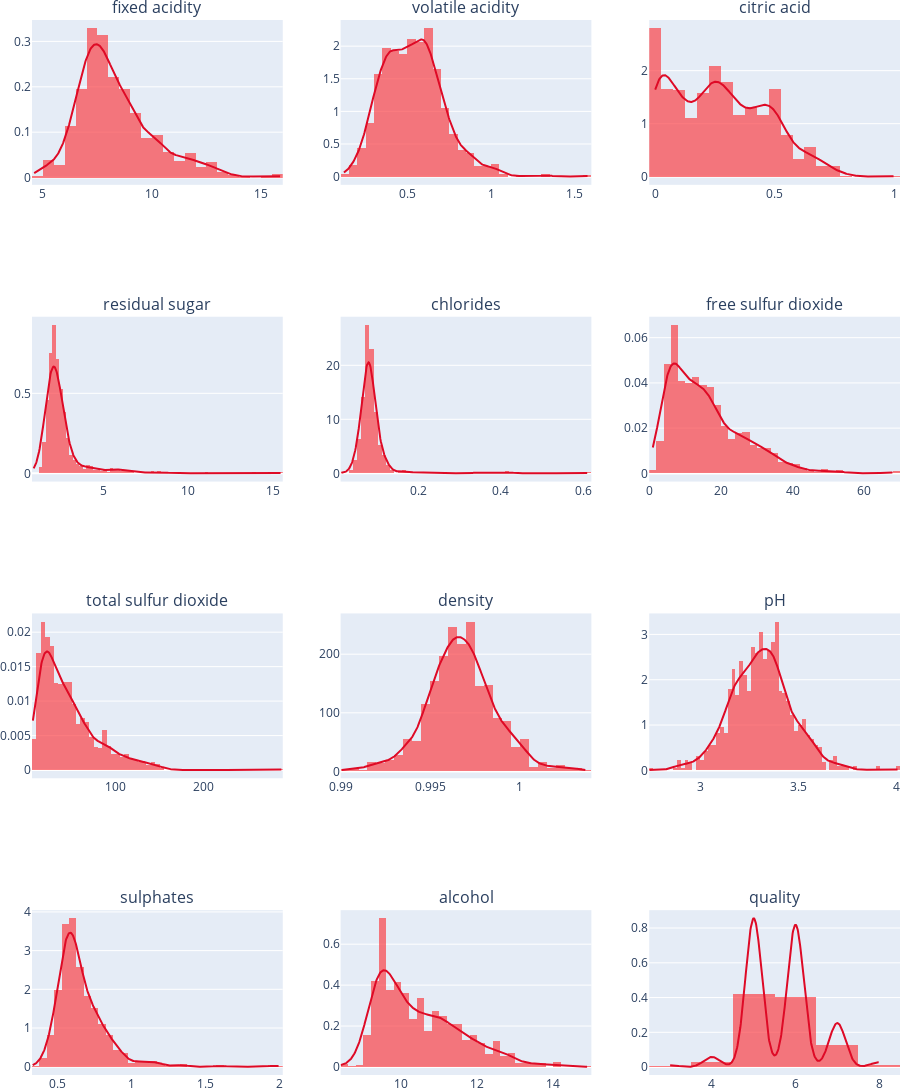

Source (notebook cell):
### Markdown cell above
Now, let's visualize the spread of data on the specified variables.

### Code cell
from plotly.figure_factory import create_distplot

fig = make_subplots(rows = 4, cols = 3, subplot_titles = data.columns)

for j, i in enumerate(data.columns):
    fig2 = create_distplot([data[i].values], [i])
    fig2.data[0].autobinx = True
    fig.add_trace(graph_objects.Histogram(fig2['data'][0], marker_color='#f94449'), row=j//3 + 1, col=j%3 + 1)
    fig.add_trace(graph_objects.Scatter(fig2['data'][1], marker_color='#de0a26'), row=j//3 + 1, col=j%3 + 1)

fig.update_layout(height=1200, showlegend=False, margin={"l": 0, "r": 0, "t": 20, "b": 0})
fig.show()

### Figure 1 — Plotly figure (JSON) as saved in the notebook; plotly's stock layout.template omitted (floating-point values rounded to 4 significant figures; data arrays with more than 128 entries replaced by an {"elided": "..."} marker saying what was removed)
{"data": [{"autobinx": true, "histnorm": "probability density", "legendgroup": "fixed acidity", "marker": {"color": "#f94449"}, "name": "fixed acidity", "opacity": 0.7, "type": "histogram", "x": {"elided": "1143 float values"}, "xaxis": "x", "xbins": {"end": 15.9, "size": 1, "start": 4.6}, "yaxis": "y"}, {"legendgroup": "fixed acidity", "marker": {"color": "#de0a26"}, "mode": "lines", "name": "fixed acidity", "showlegend": false, "type": "scatter", "x": {"elided": "500 float values"}, "xaxis": "x", "y": {"elided": "500 float values"}, "yaxis": "y"}, {"autobinx": true, "histnorm": "probability density", "legendgroup": "volatile acidity", "marker": {"color": "#f94449"}, "name": "volatile acidity", "opacity": 0.7, "type": "histogram", "x": {"elided": "1143 float values"}, "xaxis": "x2", "xbins": {"end": 1.58, "size": 1, "start": 0.12}, "yaxis": "y2"}, {"legendgroup": "volatile acidity", "marker": {"color": "#de0a26"}, "mode": "lines", "name": "volatile acidity", "showlegend": false, "type": "scatter", "x": {"elided": "500 float values"}, "xaxis": "x2", "y": {"elided": "500 float values"}, "yaxis": "y2"}, {"autobinx": true, "histnorm": "probability density", "legendgroup": "citric acid", "marker": {"color": "#f94449"}, "name": "citric acid", "opacity": 0.7, "type": "histogram", "x": {"elided": "1143 float values"}, "xaxis": "x3", "xbins": {"end": 1, "size": 1, "start": 0}, "yaxis": "y3"}, {"legendgroup": "citric acid", "marker": {"color": "#de0a26"}, "mode": "lines", "name": "citric acid", "showlegend": false, "type": "scatter", "x": {"elided": "500 float values"}, "xaxis": "x3", "y": {"elided": "500 float values"}, "yaxis": "y3"}, {"autobinx": true, "histnorm": "probability density", "legendgroup": "residual sugar", "marker": {"color": "#f94449"}, "name": "residual sugar", "opacity": 0.7, "type": "histogram", "x": {"elided": "1143 float values"}, "xaxis": "x4", "xbins": {"end": 15.5, "size": 1, "start": 0.9}, "yaxis": "y4"}, {"legendgroup": "residual sugar", "marker": {"color": "#de0a26"}, "mode": "lines", "name": "residual sugar", "showlegend": false, "type": "scatter", "x": {"elided": "500 float values"}, "xaxis": "x4", "y": {"elided": "500 float values"}, "yaxis": "y4"}, {"autobinx": true, "histnorm": "probability density", "legendgroup": "chlorides", "marker": {"color": "#f94449"}, "name": "chlorides", "opacity": 0.7, "type": "histogram", "x": {"elided": "1143 float values"}, "xaxis": "x5", "xbins": {"end": 0.611, "size": 1, "start": 0.012}, "yaxis": "y5"}, {"legendgroup": "chlorides", "marker": {"color": "#de0a26"}, "mode": "lines", "name": "chlorides", "showlegend": false, "type": "scatter", "x": {"elided": "500 float values"}, "xaxis": "x5", "y": {"elided": "500 float values"}, "yaxis": "y5"}, {"autobinx": true, "histnorm": "probability density", "legendgroup": "free sulfur dioxide", "marker": {"color": "#f94449"}, "name": "free sulfur dioxide", "opacity": 0.7, "type": "histogram", "x": {"elided": "1143 float values"}, "xaxis": "x6", "xbins": {"end": 68, "size": 1, "start": 1}, "yaxis": "y6"}, {"legendgroup": "free sulfur dioxide", "marker": {"color": "#de0a26"}, "mode": "lines", "name": "free sulfur dioxide", "showlegend": false, "type": "scatter", "x": {"elided": "500 float values"}, "xaxis": "x6", "y": {"elided": "500 float values"}, "yaxis": "y6"}, {"autobinx": true, "histnorm": "probability density", "legendgroup": "total sulfur dioxide", "marker": {"color": "#f94449"}, "name": "total sulfur dioxide", "opacity": 0.7, "type": "histogram", "x": {"elided": "1143 float values"}, "xaxis": "x7", "xbins": {"end": 289, "size": 1, "start": 6}, "yaxis": "y7"}, {"legendgroup": "total sulfur dioxide", "marker": {"color": "#de0a26"}, "mode": "lines", "name": "total sulfur dioxide", "showlegend": false, "type": "scatter", "x": {"elided": "500 float values"}, "xaxis": "x7", "y": {"elided": "500 float values"}, "yaxis": "y7"}, {"autobinx": true, "histnorm": "probability density", "legendgroup": "density", "marker": {"color": "#f94449"}, "name": "density", "opacity": 0.7, "type": "histogram", "x": {"elided": "1143 float values"}, "xaxis": "x8", "xbins": {"end": 1.004, "size": 1, "start": 0.9901}, "yaxis": "y8"}, {"legendgroup": "density", "marker": {"color": "#de0a26"}, "mode": "lines", "name": "density", "showlegend": false, "type": "scatter", "x": {"elided": "500 float values"}, "xaxis": "x8", "y": {"elided": "500 float values"}, "yaxis": "y8"}, {"autobinx": true, "histnorm": "probability density", "legendgroup": "pH", "marker": {"color": "#f94449"}, "name": "pH", "opacity": 0.7, "type": "histogram", "x": {"elided": "1143 float values"}, "xaxis": "x9", "xbins": {"end": 4.01, "size": 1, "start": 2.74}, "yaxis": "y9"}, {"legendgroup": "pH", "marker": {"color": "#de0a26"}, "mode": "lines", "name": "pH", "showlegend": false, "type": "scatter", "x": {"elided": "500 float values"}, "xaxis": "x9", "y": {"elided": "500 float values"}, "yaxis": "y9"}, {"autobinx": true, "histnorm": "probability density", "legendgroup": "sulphates", "marker": {"color": "#f94449"}, "name": "sulphates", "opacity": 0.7, "type": "histogram", "x": {"elided": "1143 float values"}, "xaxis": "x10", "xbins": {"end": 2, "size": 1, "start": 0.33}, "yaxis": "y10"}, {"legendgroup": "sulphates", "marker": {"color": "#de0a26"}, "mode": "lines", "name": "sulphates", "showlegend": false, "type": "scatter", "x": {"elided": "500 float values"}, "xaxis": "x10", "y": {"elided": "500 float values"}, "yaxis": "y10"}, {"autobinx": true, "histnorm": "probability density", "legendgroup": "alcohol", "marker": {"color": "#f94449"}, "name": "alcohol", "opacity": 0.7, "type": "histogram", "x": {"elided": "1143 float values"}, "xaxis": "x11", "xbins": {"end": 14.9, "size": 1, "start": 8.4}, "yaxis": "y11"}, {"legendgroup": "alcohol", "marker": {"color": "#de0a26"}, "mode": "lines", "name": "alcohol", "showlegend": false, "type": "scatter", "x": {"elided": "500 float values"}, "xaxis": "x11", "y": {"elided": "500 float values"}, "yaxis": "y11"}, {"autobinx": true, "histnorm": "probability density", "legendgroup": "quality", "marker": {"color": "#f94449"}, "name": "quality", "opacity": 0.7, "type": "histogram", "x": {"elided": "1143 int values"}, "xaxis": "x12", "xbins": {"end": 8, "size": 1, "start": 3}, "yaxis": "y12"}, {"legendgroup": "quality", "marker": {"color": "#de0a26"}, "mode": "lines", "name": "quality", "showlegend": false, "type": "scatter", "x": {"elided": "500 float values"}, "xaxis": "x12", "y": {"elided": "500 float values"}, "yaxis": "y12"}], "layout": {"annotations": [{"font": {"size": 16}, "showarrow": false, "text": "fixed acidity", "x": 0.1444, "xanchor": "center", "xref": "paper", "y": 1, "yanchor": "bottom", "yref": "paper"}, {"font": {"size": 16}, "showarrow": false, "text": "volatile acidity", "x": 0.5, "xanchor": "center", "xref": "paper", "y": 1, "yanchor": "bottom", "yref": "paper"}, {"font": {"size": 16}, "showarrow": false, "text": "citric acid", "x": 0.8556, "xanchor": "center", "xref": "paper", "y": 1, "yanchor": "bottom", "yref": "paper"}, {"font": {"size": 16}, "showarrow": false, "text": "residual sugar", "x": 0.1444, "xanchor": "center", "xref": "paper", "y": 0.7188, "yanchor": "bottom", "yref": "paper"}, {"font": {"size": 16}, "showarrow": false, "text": "chlorides", "x": 0.5, "xanchor": "center", "xref": "paper", "y": 0.7188, "yanchor": "bottom", "yref": "paper"}, {"font": {"size": 16}, "showarrow": false, "text": "free sulfur dioxide", "x": 0.8556, "xanchor": "center", "xref": "paper", "y": 0.7188, "yanchor": "bottom", "yref": "paper"}, {"font": {"size": 16}, "showarrow": false, "text": "total sulfur dioxide", "x": 0.1444, "xanchor": "center", "xref": "paper", "y": 0.4375, "yanchor": "bottom", "yref": "paper"}, {"font": {"size": 16}, "showarrow": false, "text": "density", "x": 0.5, "xanchor": "center", "xref": "paper", "y": 0.4375, "yanchor": "bottom", "yref": "paper"}, {"font": {"size": 16}, "showarrow": false, "text": "pH", "x": 0.8556, "xanchor": "center", "xref": "paper", "y": 0.4375, "yanchor": "bottom", "yref": "paper"}, {"font": {"size": 16}, "showarrow": false, "text": "sulphates", "x": 0.1444, "xanchor": "center", "xref": "paper", "y": 0.1562, "yanchor": "bottom", "yref": "paper"}, {"font": {"size": 16}, "showarrow": false, "text": "alcohol", "x": 0.5, "xanchor": "center", "xref": "paper", "y": 0.1562, "yanchor": "bottom", "yref": "paper"}, {"font": {"size": 16}, "showarrow": false, "text": "quality", "x": 0.8556, "xanchor": "center", "xref": "paper", "y": 0.1562, "yanchor": "bottom", "yref": "paper"}], "height": 1200, "margin": {"b": 0, "l": 0, "r": 0, "t": 20}, "showlegend": false, "xaxis": {"anchor": "y", "domain": [0, 0.2889]}, "xaxis10": {"anchor": "y10", "domain": [0, 0.2889]}, "xaxis11": {"anchor": "y11", "domain": [0.3556, 0.6444]}, "xaxis12": {"anchor": "y12", "domain": [0.7111, 1]}, "xaxis2": {"anchor": "y2", "domain": [0.3556, 0.6444]}, "xaxis3": {"anchor": "y3", "domain": [0.7111, 1]}, "xaxis4": {"anchor": "y4", "domain": [0, 0.2889]}, "xaxis5": {"anchor": "y5", "domain": [0.3556, 0.6444]}, "xaxis6": {"anchor": "y6", "domain": [0.7111, 1]}, "xaxis7": {"anchor": "y7", "domain": [0, 0.2889]}, "xaxis8": {"anchor": "y8", "domain": [0.3556, 0.6444]}, "xaxis9": {"anchor": "y9", "domain": [0.7111, 1]}, "yaxis": {"anchor": "x", "domain": [0.8438, 1]}, "yaxis10": {"anchor": "x10", "domain": [0, 0.1562]}, "yaxis11": {"anchor": "x11", "domain": [0, 0.1562]}, "yaxis12": {"anchor": "x12", "domain": [0, 0.1562]}, "yaxis2": {"anchor": "x2", "domain": [0.8438, 1]}, "yaxis3": {"anchor": "x3", "domain": [0.8438, 1]}, "yaxis4": {"anchor": "x4", "domain": [0.5625, 0.7188]}, "yaxis5": {"anchor": "x5", "domain": [0.5625, 0.7188]}, "yaxis6": {"anchor": "x6", "domain": [0.5625, 0.7188]}, "yaxis7": {"anchor": "x7", "domain": [0.2812, 0.4375]}, "yaxis8": {"anchor": "x8", "domain": [0.2812, 0.4375]}, "yaxis9": {"anchor": "x9", "domain": [0.2812, 0.4375]}}}
